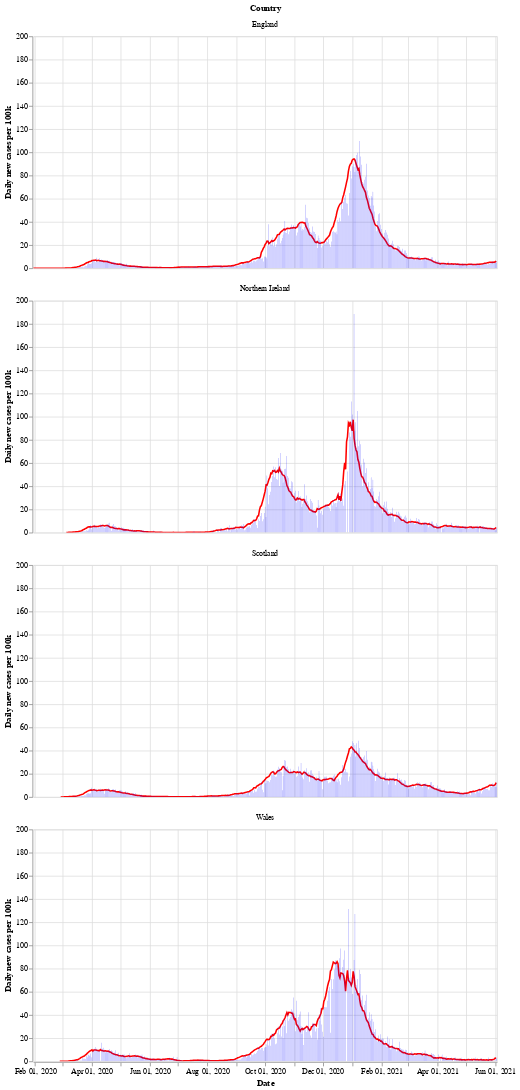

This figure's notebook cell:
### Markdown cell above
Next is a bar chart of the number of new cases in each country (per 100k population), with the 7 day moving average of cases. Again we see that Wales saw a longer period of raising and falling cases compared to the other countries.

After a period of cases falling, each nation is now seeing a rise in the number of cases - especially in Wales.

### Code cell
# collapse
bars = alt.Chart(uk_cases).mark_bar().encode(
    x=alt.X("yearmonthdate(date):T", axis=alt.Axis(title='Date')),
    y=alt.Y("newCasesRate:Q", axis=alt.Axis(title='Daily new cases per 100k')),
    tooltip='newCasesRate',
    color=alt.condition(
        alt.datum.dailyChange > 0,
        alt.value("orange"),  # The positive color
        alt.value("blue")  # The negative color
    )
).properties(title='New cases per 100k population with rolling 7 day average', width=600).interactive()
line = alt.Chart(uk_cases).mark_line(
    color='red',
    size=2,
).transform_window(
    rolling_mean='mean(newCasesRate)',
    frame=[0, 7],
    groupby=['areaName']
).encode(
    x='yearmonthdate(date):T',
    y='rolling_mean:Q'
)
alt.layer(line, bars, data=uk_cases).facet(alt.Row('areaName', title='Country'), columns=1)

### Figure 1 — Vega-Lite specification as saved in the notebook (floating-point values rounded to 4 significant figures; data arrays with more than 128 entries replaced by an {"elided": "..."} marker saying what was removed)
{"config": {"view": {"continuousWidth": 400, "continuousHeight": 300}}, "data": {"name": "data-1635b6014aecd8e6a4bc21d071d1f417"}, "facet": {"type": "nominal", "field": "areaName", "title": "Country"}, "spec": {"layer": [{"mark": {"type": "line", "color": "red", "size": 2}, "encoding": {"x": {"type": "temporal", "field": "date", "timeUnit": "yearmonthdate"}, "y": {"type": "quantitative", "field": "rolling_mean"}}, "transform": [{"window": [{"op": "mean", "field": "newCasesRate", "as": "rolling_mean"}], "frame": [0, 7], "groupby": ["areaName"]}]}, {"mark": "bar", "encoding": {"color": {"condition": {"value": "orange", "test": "(datum.dailyChange > 0)"}, "value": "blue"}, "tooltip": {"type": "quantitative", "field": "newCasesRate"}, "x": {"type": "temporal", "axis": {"title": "Date"}, "field": "date", "timeUnit": "yearmonthdate"}, "y": {"type": "quantitative", "axis": {"title": "Daily new cases per 100k"}, "field": "newCasesRate"}}, "selection": {"selector002": {"type": "interval", "bind": "scales", "encodings": ["x", "y"]}}, "title": "New cases per 100k population with rolling 7 day average", "width": 600}]}, "columns": 1, "$schema": "https://vega.github.io/schema/vega-lite/v4.8.1.json", "datasets": {"data-1635b6014aecd8e6a4bc21d071d1f417": {"elided": "1868 records"}}}
